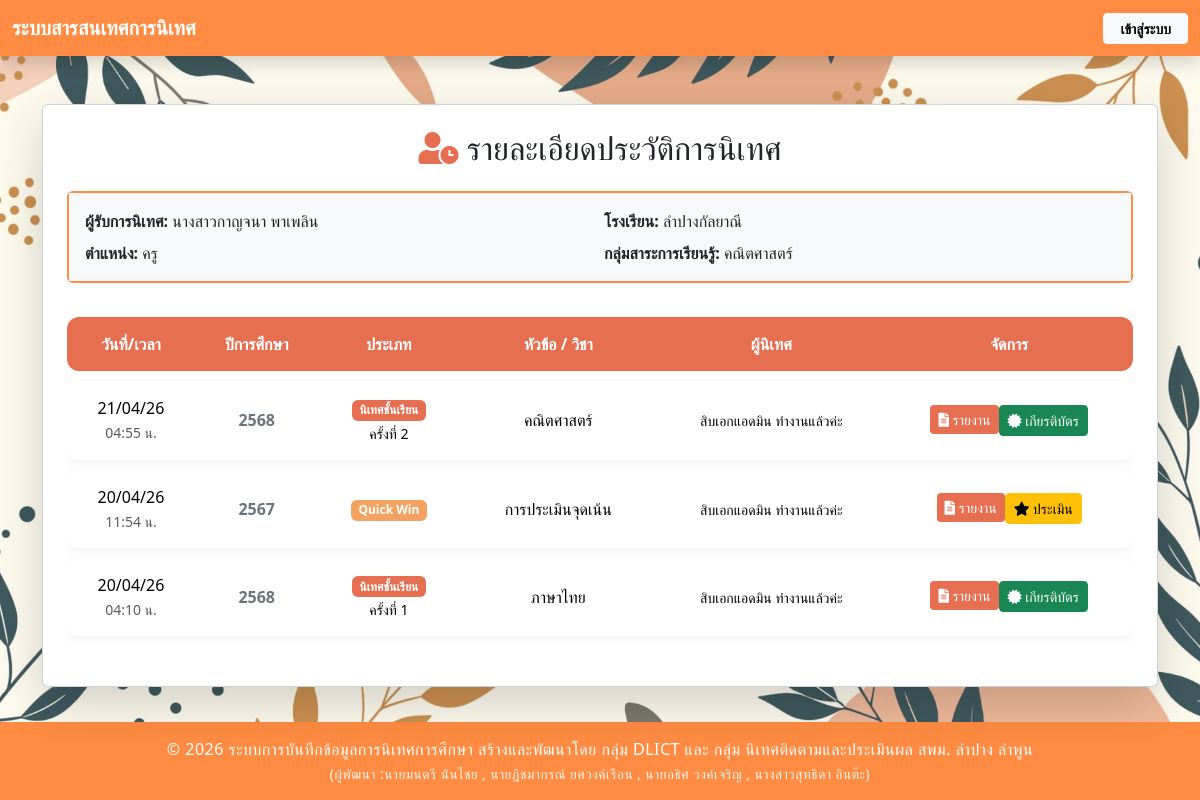
The page /session_details.php?teacher_pid=3100100000002 on the database its author committed.
### tables this page shows
CREATE TABLE `school` (
  `school_id` int(11) NOT NULL COMMENT 'รหัสโรงเรียน',
  `school_name` varchar(255) DEFAULT NULL COMMENT 'ชื่อโรงเรียน'
);

CREATE TABLE `position` (
  `position_id` int(11) NOT NULL COMMENT 'รหัสตำแหน่ง',
  `position_name` varchar(255) DEFAULT NULL COMMENT 'ชื่อตำแหน่ง'
);

CREATE TABLE `subject_group` (
  `subjectgroup_id` int(11) NOT NULL COMMENT 'รหัสกลุ่มสาระฯ',
  `subjectgroup_name` varchar(255) DEFAULT NULL COMMENT 'ชื่อกลุ่มสาระการเรียนรู้'
);

### session_details.php (the view, shortened to what this page needs)
<?php
require_once __DIR__ . '/config/db_connect.php';
$is_supervisor = isset($_SESSION['is_logged_in']) && $_SESSION['is_logged_in'] === true;
$teacher_pid = $_GET['teacher_pid'] ?? $_POST['teacher_pid'] ?? null;
$academic_year = $_GET['academic_year'] ?? $_POST['academic_year'] ?? '';
$teacher_info = null;
$results      = [];
try {
    $sql_teacher = "
        SELECT
            CONCAT(IFNULL(p.prefix_name,''), t.f_name, ' ', t.l_name) AS teacher_full_name,
            s.school_name AS SchoolName,
            pos.position_name AS teacher_position,
            sg.subjectgroup_name
        FROM teacher t
        LEFT JOIN prefix p ON t.prefix_id = p.prefix_id
        LEFT JOIN school s ON t.school_id = s.school_id
        LEFT JOIN position pos ON t.position_id = pos.position_id
        LEFT JOIN subject_group sg ON t.subjectgroup_id = sg.subjectgroup_id
        WHERE t.t_pid = :pid
    ";
    $stmt = $conn->prepare($sql_teacher);
    $stmt->execute([':pid' => $teacher_pid]);
    $teacher_info = $stmt->fetch(PDO::FETCH_ASSOC);
    $stmt = $conn->prepare($sql_history);
    $stmt->execute([
        ':pid1' => $teacher_pid,
        ':pid2' => $teacher_pid,
        ':year' => $academic_year
    ]);
    $results = $stmt->fetchAll(PDO::FETCH_ASSOC);
} catch (PDOException $e) {
    die('<div class="alert alert-danger mt-5 text-center">
        เกิดข้อผิดพลาด: ' . htmlspecialchars($e->getMessage()) . '
    </div>');
}
?>
<!DOCTYPE html>
<html lang="th">
<head>
    <link href="https://cdn.jsdelivr.net/npm/bootstrap@5.3.3/dist/css/bootstrap.min.css" rel="stylesheet">
    <link rel="stylesheet" href="https://cdnjs.cloudflare.com/ajax/libs/font-awesome/5.15.4/css/all.min.css">
    <link rel="stylesheet" href="css/styles.css">
</head>
<body class="bg-light d-flex flex-column min-vh-100">
    <?php include 'navbar.php'; ?>
    <div class="container mt-3 mt-md-5">
        <div class="card shadow-lg p-4">
            <h2 class="card-title text-center mb-4">
                <i class="fas fa-user-clock" style="color: var(--warm-primary);"></i> รายละเอียดประวัติการนิเทศ
            </h2>
            <div class="card mb-4" style="border: 2px solid var(--warm-secondary);">
                <div class="card-body bg-light p-3">
                    <div class="row g-2">
                        <div class="col-12 col-md-6">
                            <strong>ผู้รับการนิเทศ:</strong> <?php echo htmlspecialchars($teacher_info['teacher_full_name']); ?>
                        </div>
                        <div class="col-12 col-md-6">
                            <strong>โรงเรียน:</strong> <?php echo htmlspecialchars($teacher_info['SchoolName']); ?>
                        </div>
                        <div class="col-12 col-md-6">
                            <strong>ตำแหน่ง:</strong> <?php echo htmlspecialchars($teacher_info['teacher_position']); ?>
                        </div>
                        <div class="col-12 col-md-6">
                            <strong>กลุ่มสาระการเรียนรู้:</strong> <?php echo htmlspecialchars($teacher_info['subjectgroup_name'] ?? '-'); ?>
                        </div>
                    </div>
                </div>
            </div>
            <div class="table-responsive">
                <table class="table table-modern text-center w-100">
                    <thead>
                        <tr>
                            <th>วันที่/เวลา</th>
                            <th>ปีการศึกษา</th>
                            <th>ประเภท</th>
                            <th>หัวข้อ / วิชา</th>
                            <th>ผู้นิเทศ</th>
                            <th>จัดการ</th>
                        </tr>
                    </thead>
                    <tbody>
                        <?php if (empty($results)) : ?>
                            <tr>
                                <td colspan="5" class="text-center text-danger fw-bold p-4">
                                    ไม่พบประวัติการนิเทศ
                                </td>
                            </tr>
                        <?php else : ?>
                            <?php foreach ($results as $row) : ?>
                                <tr>
                                    <td class="text-center" style="min-width: 90px;">
                                        <?php echo (new DateTime($row['supervision_date']))->format('d/m/y'); ?><br>
                                        <small class="text-muted"><?php echo (new DateTime($row['supervision_date']))->format('H:i'); ?> น.</small>
                                    </td>
                                    <td class="text-center fw-bold text-secondary">
                                        <?php echo htmlspecialchars($row['academic_year'] ?? '-'); ?>
                                    </td>
                                    <td class="text-center" style="min-width: 100px;">
                                        <?php if ($row['session_type'] === 'normal'): ?>
                                            <span class="badge badge-normal">นิเทศชั้นเรียน</span>
                                            <?php if ($row['time_info']): ?><br><small>ครั้งที่ <?php echo $row['time_info']; ?></small><?php endif; ?>
                                        <?php else: ?>
                                            <span class="badge badge-qw">Quick Win</span>
                                        <?php endif; ?>
                                    </td>
                                    <td class="text-center">
                                        <div class="text-wrap mx-auto" style="min-width: 120px;">
                                            <?php echo htmlspecialchars($row['topic'] ?? ''); ?>
                                        </div>
                                    </td>
                                    <td class="text-center">
                                        <small><?php echo htmlspecialchars($row['supervisor_full_name']); ?></small>
                                    </td>
                                    <td class="text-center" style="min-width: 110px;">
                                        <div class="btn-group" role="group">
                                            <?php
                                            $report_action = ($row['session_type'] === 'normal') ? 'supervision_report.php' : 'quickwin_report.php';
                                            ?>
                                            <form method="POST" action="<?= $report_action ?>" style="display:inline;" target="_blank">
                                            <button type="submit" class="btn btn-sm btn-warm w-100">
                                                    <i class="fas fa-file-alt"></i> รายงาน
                                                </button>
                                            </form>
                                            <?php if (!$is_supervisor): ?>
                                                <?php if ($row['status'] == 0): ?>
                                                    <form method="POST" action="forms/satisfaction_form.php" style="display:inline;">
                                                        <button type="submit" class="btn btn-sm btn-warning w-100">
                                                            <i class="fas fa-star"></i> ประเมิน
                                                        </button>
                                                    </form>
                                                <?php else: ?>
                                                    <?php $cert_action = ($row['session_type'] === 'normal') ? 'certificate.php' : 'certificate_quickwin.php'; ?>
                                                    <form method="POST" action="<?= $cert_action ?>" style="display:inline;" target="_blank">
                                                        <button type="submit" class="btn btn-sm btn-success w-100">
                                                            <i class="fas fa-certificate"></i> เกียรติบัตร
                                                        </button>
                                                    </form>
                                                <?php endif; ?>
                                            <?php endif; ?>
                                        </div>
                                    </td>
                                </tr>
                            <?php endforeach; ?>
                        <?php endif; ?>
                    </tbody>
                </table>
            </div>
        </div>
    </div>
    <?php include 'footer.php'; ?>
</body>
</html>

### css/styles.css (style rules this page uses)
body { background-image: url('../images/bg001.jpg'); background-size: cover; background-repeat: no-repeat; background-position: center center; background-attachment: fixed; background-color: #f8f9fa; }

### session_details.php (style rules this page uses)
:root { --warm-primary: #e76f51; --warm-secondary: #ff8c42; --warm-light: #ffe8d6; --warm-hover: #d65d40; }
.badge-normal { background-color: var(--warm-primary); color: white; }
.badge-qw { background-color: #f4a261; color: white; }
.table-modern { border-collapse: separate; border-spacing: 0 10px; }
.table-modern thead th { border: none; background-color: var(--warm-primary); color: #ffffff; font-weight: bold; padding: 15px; }
.table-modern tbody tr { background-color: #ffffff; box-shadow: 0 2px 8px rgba(0,0,0,0.06); transition: all 0.3s ease; }
.table-modern tbody td { border: none; padding: 15px; vertical-align: middle; }
.table-modern tbody td:first-child, .table-modern thead th:first-child { border-top-left-radius: 12px; border-bottom-left-radius: 12px; }
.table-modern tbody td:last-child, .table-modern thead th:last-child { border-top-right-radius: 12px; border-bottom-right-radius: 12px; }
.btn-warm { background-color: var(--warm-primary); color: white; border: none; transition: all 0.3s ease; }

### navbar.php (style rules this page uses)
:root { --primary-color: #ff8c42; }

### rows shown on the page
school: school_name "ลำปางกัลยาณี", position.position_name "ครู", subject_group.subjectgroup_name "คณิตศาสตร์"

### other values the page prints
$teacher_info['teacher_full_name'] "นางสาวกาญจนา พาเพลิน"
$row['academic_year'] "2568"
$row['time_info'] "2"
$row['topic'] "คณิตศาสตร์"
$row['supervisor_full_name'] "สิบเอกแอดมิน ทำงานแล้วค่ะ"
$row['academic_year'] "2567"
$row['topic'] "การประเมินจุดเน้น"
$row['time_info'] "1"
$row['topic'] "ภาษาไทย"
